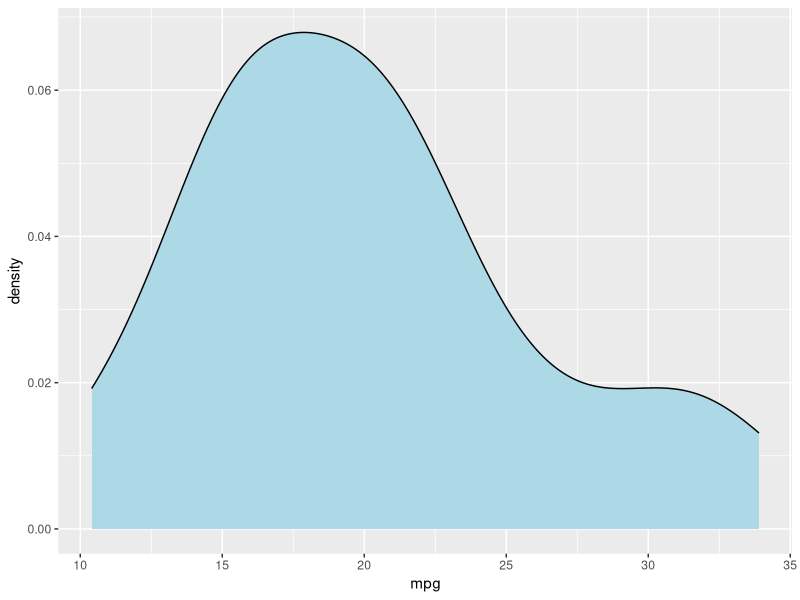
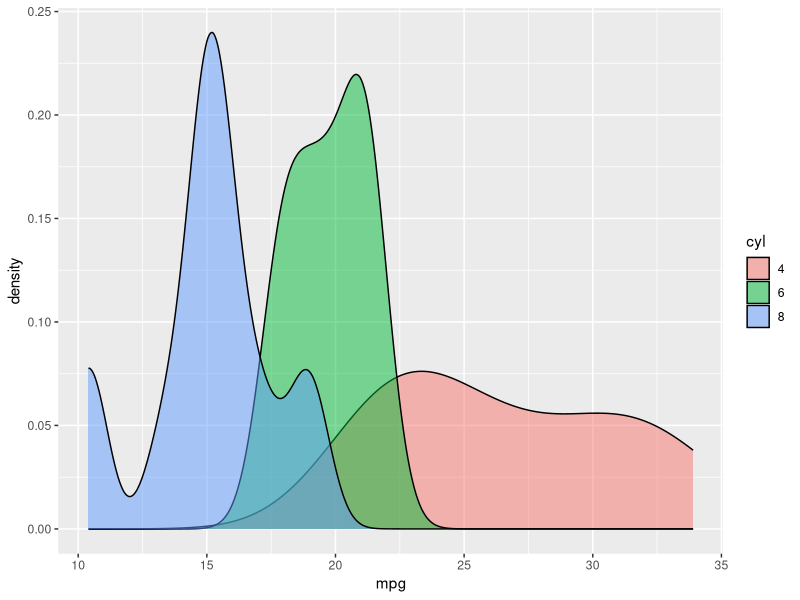
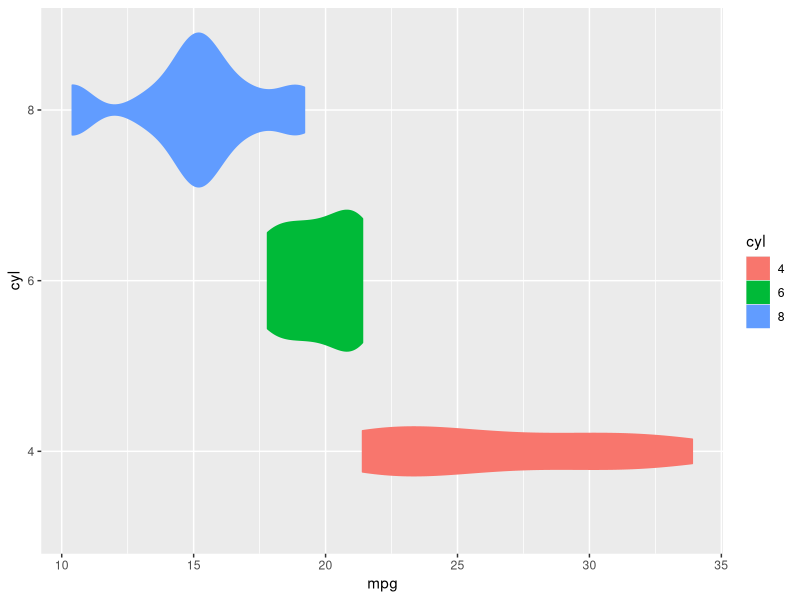
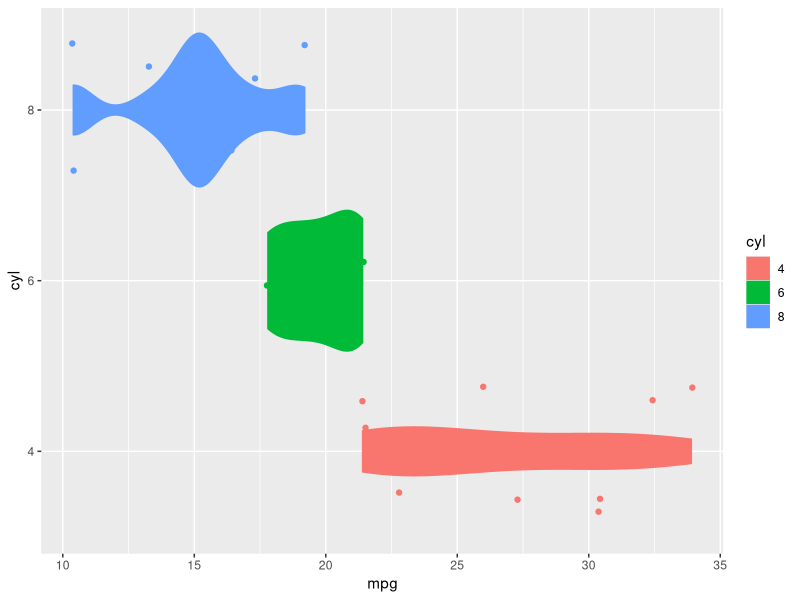
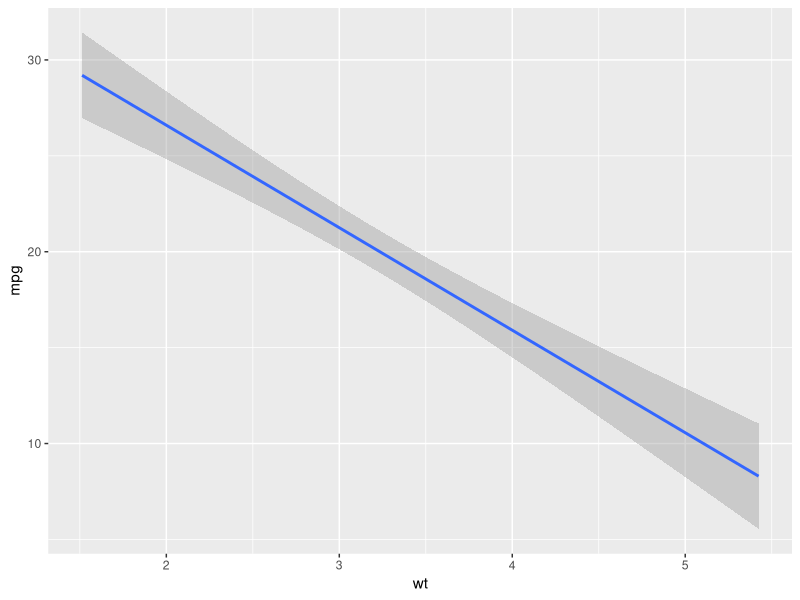
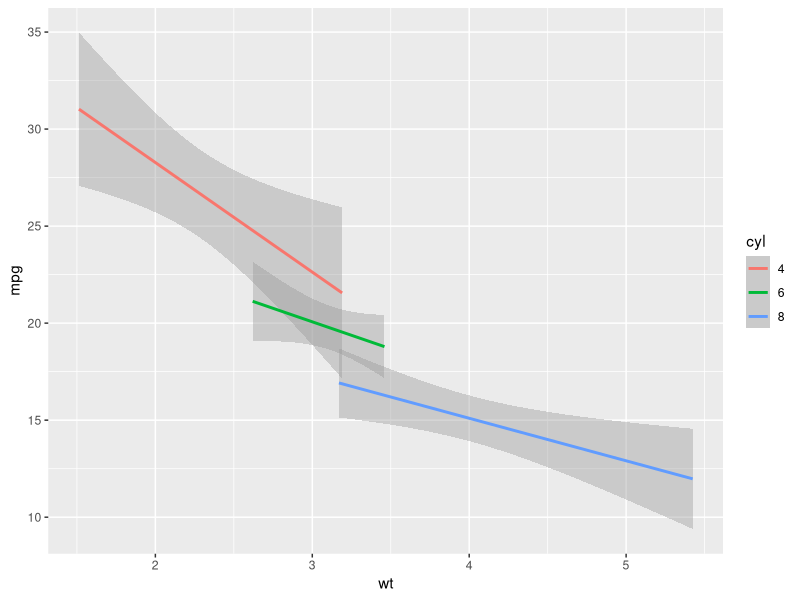
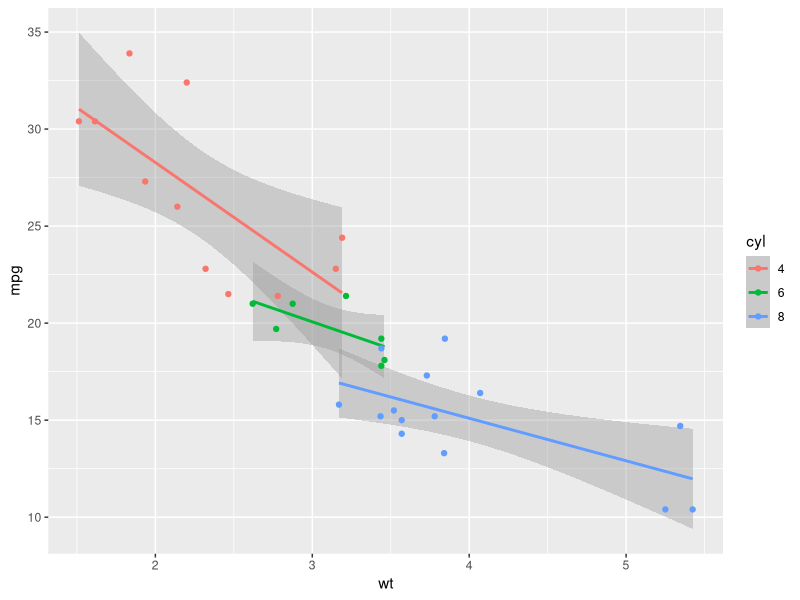
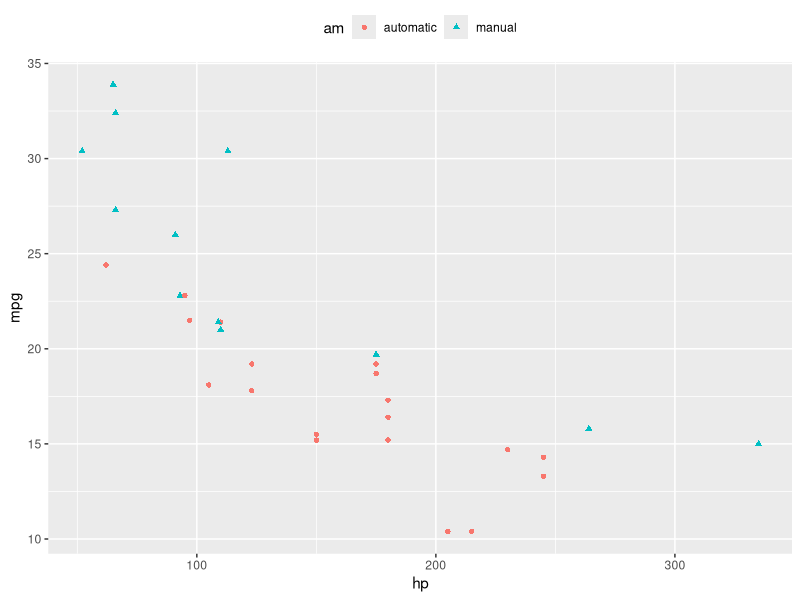

These charts were generated, in order, by the following R code:
## ---- chunk 1
knitr::opts_chunk$set(echo = TRUE)
## ---- chunk 2
# install.packages(c("tidyr", "reshape2"))
## ---- chunk 3
1+2
4/2
5*(1+2)
5^2
## ---- chunk 4
my_variable <- 7
## ---- chunk 5
my_variable
## ---- chunk 6
x <- c(6,7,8,9,10)
x
x[1]
x[c(2,4)]
x*2
## ---- chunk 7
x <- 1:7
x
## ---- chunk 8
y <- c("hello", "world")
y
## ---- chunk 9
y <- c(1, "hello")
y
## ---- chunk 10
dim(mtcars)
head(mtcars)
## ---- chunk 11
mtcars[1:4, c(1,4)]
## ---- chunk 12
mtcars$mpg
median(mtcars$mpg)
mean(mtcars$mpg)
var(mtcars$mpg)
## ---- chunk 13
str(mtcars)
## ---- chunk 14
mtcars$cyl <- factor(mtcars$cyl)

mtcars$vs <- factor(mtcars$vs)

mtcars$am <- factor(mtcars$am)

mtcars$gear <- factor(mtcars$gear)

mtcars$carb <- factor(mtcars$carb)

str(mtcars)
## ---- chunk 15
levels(mtcars$am) <- c("automatic", "manual")
str(mtcars)
## ---- chunk 16
# To use the ggplot2 library we have to call it with the library command
# One could think of the command "install.packages" as buying shoes and "library" as putting them on.
library(ggplot2)

ggplot(mtcars, aes(mpg)) + geom_density(fill="lightblue")
## ---- chunk 17
ggplot(mtcars, aes(mpg, fill=cyl)) + geom_density(alpha=.5)
## ---- chunk 18
p <- ggplot(mtcars, aes(cyl, mpg, fill=cyl, color=cyl)) + geom_violin() + coord_flip()
p
p + geom_jitter()
## ---- chunk 19
ggplot(mtcars, aes(wt, mpg)) + stat_smooth(method="lm")
## ---- chunk 20
p <- ggplot(mtcars, aes(wt, mpg, color=cyl)) + stat_smooth(method="lm") 
p
p + geom_point()
## ---- chunk 21
p <- ggplot(mtcars, aes(hp, mpg, color=am, shape=am)) + geom_point() 
p <- p + theme(legend.position="top")
p
p + facet_grid(gear~cyl)
## ---- chunk 22
library(dplyr)
## ---- chunk 23
summarise(mtcars, mean_mpg=mean(mpg), mean_wt=mean(wt))
temp <- group_by(mtcars, cyl)
temp1 <- summarise(temp, mean_mpg=mean(mpg), mean_wt=mean(wt))
temp1

# one could alternatively chain the operation using the pipe operation %>%
# mtcars %>% group_by(cyl) %>% summarise(mean_mpg=mean(mpg), mean_wt=mean(wt))
## ---- chunk 24
mtcars %>% select(mpg, cyl) %>% head()
## ---- chunk 25
mtcars %>% select(cyl,am,wt) %>% arrange(cyl,am,wt) %>% head()
## ---- chunk 26
temp1 <- mtcars %>% mutate(heavy=factor(ifelse(wt < 3, "Light", "Heavy")))
str(temp1)
## ---- chunk 27
temp1 %>% filter(heavy=="Heavy") %>% head()
## ---- chunk 28
# A Tsanas, MA Little, PE McSharry, LO Ramig (2009)
# 'Accurate telemonitoring of Parkinson.s disease progression by non-invasive speech tests',
library(data.table)
# url <- "https://archive.ics.uci.edu/ml/machine-learning-databases/
# parkinsons/telemonitoring/parkinsons_updrs.data"

#parkinson_dat <- fread(url)
#names(parkinson_dat)[1] <- "subject"

#write.csv(parkinson_dat, file="parkinson_dat.csv")

parkinson_dat <- fread("parkinson_dat.csv")

str(parkinson_dat)
## ---- chunk 29
parkinson_dat$sex <- factor(parkinson_dat$sex)
levels(parkinson_dat$sex) <- c("male", "female")
## ---- chunk 30
parkinson_dat %>% distinct(subject, .keep_all = TRUE) %>% group_by(sex) %>%
  summarise(count=n(), mean_age=mean(age))
## ---- chunk 31
parkinson_dat_old <- parkinson_dat %>% filter(age >= 65)
parkinson_dat_old %>% distinct(subject, .keep_all = TRUE) %>% group_by(sex) %>%
  summarise(count=n(), mean_age=mean(age))
## ---- chunk 32
library(ggplot2)
ggplot(parkinson_dat, aes(sex, motor_UPDRS, fill=sex)) + geom_boxplot()
## ---- chunk 33
new_parkinson_dat <- parkinson_dat %>% group_by(subject) %>%
  summarise(mean_motor_UPDRS = mean(motor_UPDRS), age=mean(age))
new_parkinson_dat
## ---- chunk 34
new_parkinson_dat$old <- new_parkinson_dat$age >= 65
ggplot(new_parkinson_dat, aes(old, mean_motor_UPDRS, fill=old)) +
  geom_boxplot() #+ ggtitle("my title") + xlab("x lab") + ylab("y lab")
## ---- chunk 35
parkinson_dat_sub <- subset(parkinson_dat, subject<=6)
ggplot(parkinson_dat_sub, aes("", total_UPDRS, fill=age)) + geom_boxplot() +
  facet_wrap(~subject, ncol = 3)
## ---- chunk 36
parkinson_dat_select <- parkinson_dat %>% select(total_UPDRS,PPE,DFA)
head(parkinson_dat_select)
library(reshape2)
parkinson_dat_melt <- melt(parkinson_dat_select, id="total_UPDRS")
head(parkinson_dat_melt)
ggplot(parkinson_dat_melt, aes(value, total_UPDRS)) + stat_smooth(method = "lm") +
  geom_point(alpha=0.15) + facet_wrap(~variable, scales="free",ncol=1)
## ---- chunk 37
mymodel <- lm(total_UPDRS~age+sex+PPE+DFA+0, parkinson_dat) # + 0 is fot no intercept, coherent with the paper from which the data comes from
summary(mymodel)
## ---- chunk 38
#breast_cancer <- fread("https://archive.ics.uci.edu/ml/machine-learning-databases/breast-cancer-wisconsin/breast-cancer-wisconsin.data")
#names(breast_cancer) <- c("id_number", "clump_thickness", "cell_size", "cell_shape", "marginal_adhesion", "single_epithelial", "bare_nuclei", "bland_chromatin", "normal_nucleoli", "mitoses", "class")
#write.csv(breast_cancer, file="breast_cancer.csv")

breast_cancer <- fread("breast_cancer.csv")
str(breast_cancer)
## ---- chunk 39
breast_cancer$class <- factor(breast_cancer$class)
levels(breast_cancer$class) <- c("benign", "malignant")
str(breast_cancer)
## ---- chunk 40
breast_cancer %>% group_by(class) %>% summarise(count=n())
## ---- chunk 41
ggplot(breast_cancer, aes(clump_thickness)) + geom_bar()
## ---- chunk 42
ggplot(breast_cancer, aes(class, clump_thickness, fill=class)) + geom_boxplot()
## ---- chunk 43
model <- glm(class~clump_thickness, family = "binomial", data=breast_cancer)
summary(model)
